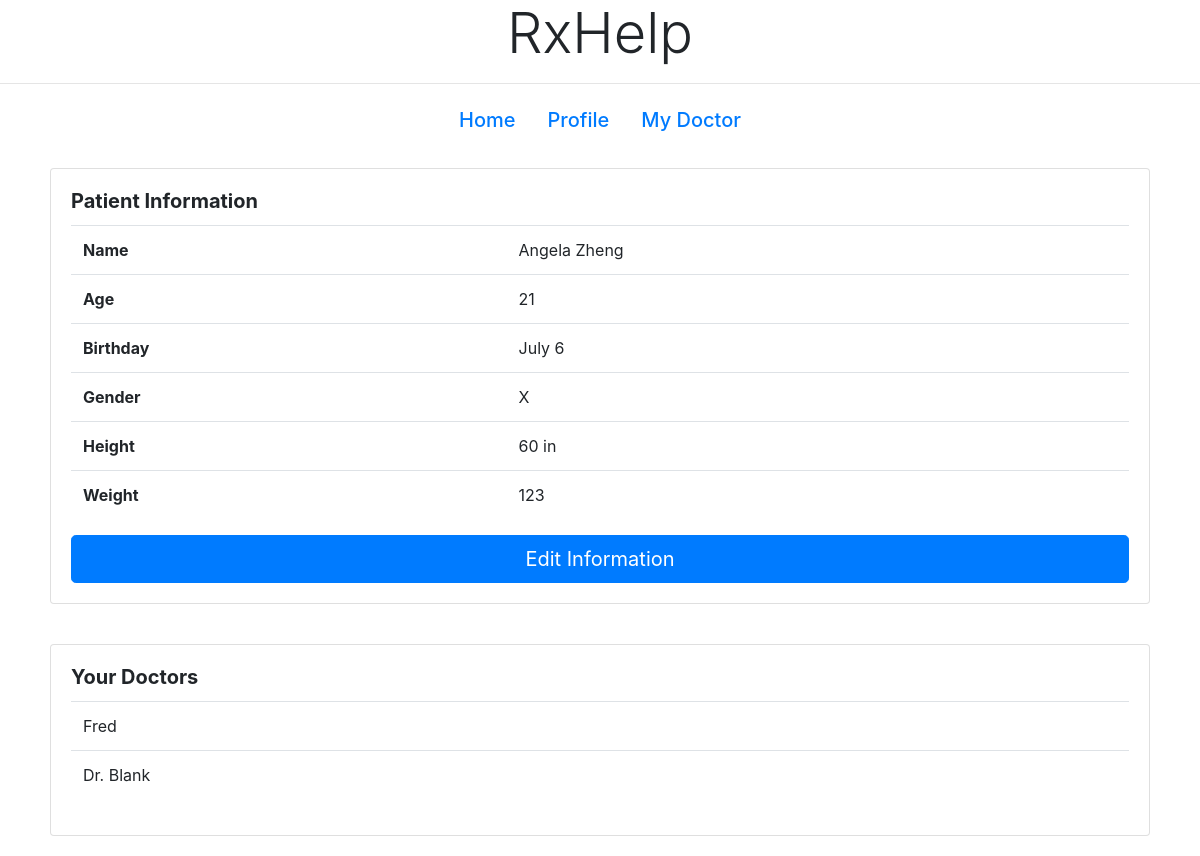
The page /patientProfile/32848 on the database its author committed.
### tables this page shows
CREATE TABLE patients(
username VARCHAR(255) NOT NULL,
id_num INT PRIMARY KEY,
password VARCHAR(255) NOT NULL,
name VARCHAR(255) NOT NULL,
age INT, 
birthday VARCHAR(255) NOT NULL,
sex VARCHAR(255) NOT NULL,
height VARCHAR(255) NOT NULL,
weight INT,
img VARCHAR(255) NOT NULL
);

CREATE TABLE doctors(
username VARCHAR(255) NOT NULL,
password VARCHAR(255) NOT NULL,
name VARCHAR(255) NOT NULL,
id_number INT PRIMARY KEY
);

### app.py (the view)
@app.route('/patientProfile/<id_num>', methods=['GET'])
def profileP(id_num):
    conn = sqlite3.connect('database.db')
    cur = conn.cursor()
    cur.execute("select * from patients p where p.id_num = " + id_num + ";")
    pInfo = cur.fetchall()
    pDocs = getDocInfo(id_num)
    return render_template('patient/patientProfile.html', pInfo=pInfo, pDocs=pDocs, id_num=id_num)

### app.py (called while the page is built)
def getDocInfo(patient_Id):
    conn = sqlite3.connect('database.db')
    cur = conn.cursor()
    cur.execute("select dr_id from relationships where patient_id =" + patient_Id + ";")
    drIds = cur.fetchall()
    i = 0
    pDocs = []
    for id in drIds:
        cur.execute("select * from doctors where id_number = " + str(id[0]) + ";")
        drInfo = cur.fetchall()
        pDocs.append(drInfo[0])
    return pDocs

### templates/patient/patientProfile.html (shortened to what this page needs)
<!DOCTYPE html>
<html lang="en">
<head>
  <link rel="stylesheet" href="https://stackpath.bootstrapcdn.com/bootstrap/4.1.3/css/bootstrap.min.css"
>
</head>
<body>
<b><h1 style="text-align: center;" class="display-4">RxHelp</h1></b>
<hr>
<ul class="nav justify-content-center">
  <li class="nav-item">
    <a class="nav-link active" href="/patientHome/{{id_num}}"><h5>Home</h5></a>
  </li>
  <li class="nav-item">
    <a class="nav-link" href="/patientProfile/{{id_num}}"><h5>Profile</h5></a>
  </li>
  <li class="nav-item">
    <a class="nav-link" href="/patientMyDoctor/{{id_num}}"><h5>My Doctor</h5></a>
  </li>
</ul>
<div id="boxy" class="container">
  <div class="row">
    <div style="margin: 20px;" class="card w-100">
      <div class="card-body">
        <h5 class="card-title"><b>Patient Information</b></h5>
        <table class="table">
          {% for p in pInfo %}
          <tbody>
          <tr>
            <th scope="row">Name</th>
            <td>{{p[3]}}</td>
          </tr>
          <tr>
            <th scope="row">Age</th>
            <td>{{p[4]}}</td>
          </tr>
          <tr>
            <th scope="row">Birthday</th>
            <td>{{p[5]}}</td>
          </tr>
          <tr>
            <th scope="row">Gender</th>
            <td>{{p[6]}}</td>
          </tr>
          <tr>
            <th scope="row">Height</th>
            <td>{{p[7]}}</td>
          </tr>
          <tr>
            <th scope="row">Weight</th>
            <td>{{p[8]}}</td>
          </tr>
          </tbody>
        </table>
        <a class="btn btn-primary btn-lg btn-block" href="/patientProfile/edit/{{p[1]}}" role="button">Edit Information</a>
        {% endfor %}
      </div>
    </div>
  </div>
  <div class="row">
    <div style="margin: 20px;" class="card w-100">
      <div class="card-body">
        <h5 class="card-title"><b>Your Doctors</b></h5>
        <table class="table">
          <tbody>
         {% for d in pDocs %}
          <tr>
            <td>{{d[2]}}</td>
          </tr>
          {% endfor %}
          </tbody>
        </table>
      </div>
    </div>
  </div>
</div>
</body>
</html>

### templates/patient/patientProfile.html (style rules this page uses)
body { background-image: url("https://patientengagementhit.com/images/site/features/_large/patient-healthcare-access-header.jpg"); background-size: auto auto; }
#boxy { background-color: rgba(255, 255, 255, 0.6); }

### rows shown on the page
patients: name "Angela Zheng", age "21", birthday "July 6", sex "X", height "60 in", weight "123"
doctors: name "Fred"
doctors: name "Dr. Blank"
